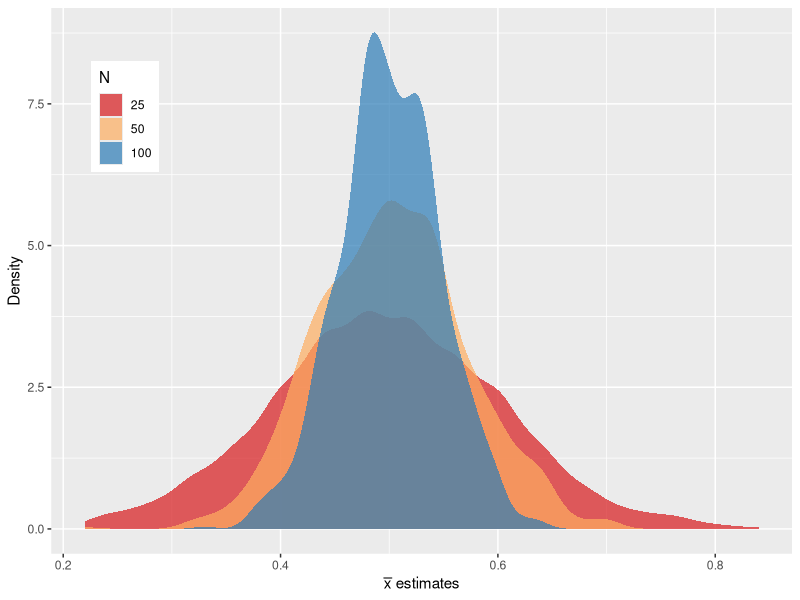
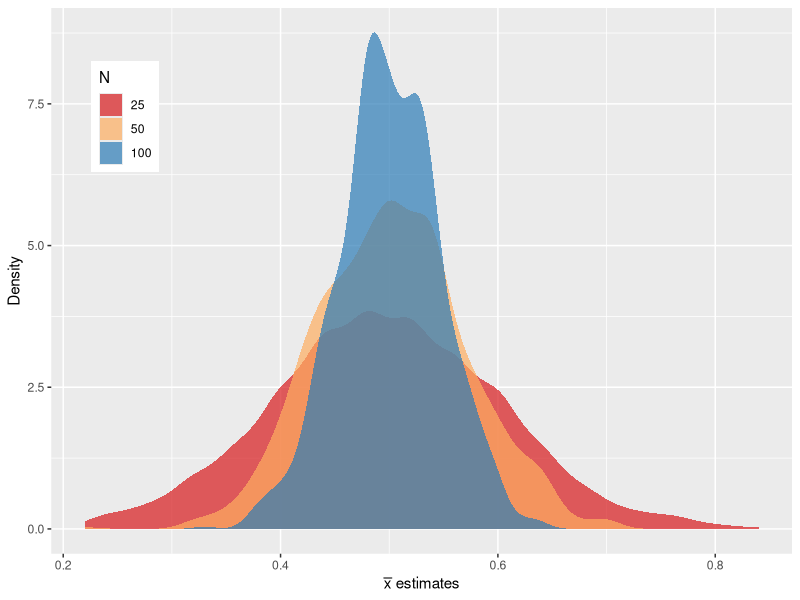

Write R code to recreate these figures, in order.

# Plot of sampling error for samples taken from population of binary genotypes

library(dplyr)
library(ggplot2)

pop <- c(rep(0, 500), rep(1, 500))

samp_ns <- c(25, 50, 100)
set.seed(9)
samp_df <- lapply(samp_ns, 
                  function(x) sapply(1:1000, function(i) mean(sample(pop, x)))) %>% 
    do.call(what = cbind, args = .) %>% 
    as_data_frame %>% 
    rename_(.dots = setNames(paste0('V', 1:3), samp_ns)) %>% 
    tidyr::gather('N', mu)

sampling_p <- samp_df %>% 
    filter(N != '5') %>% 
    mutate(N = factor(N, levels = samp_ns)) %>% 
    ggplot(aes(mu, fill = N)) +
    geom_density(color = NA, alpha = 0.7) +
    scale_fill_manual(values = c('#d7191c','#fdae61','#2c7bb6')) +
    xlab(expression(bar(x) ~ estimates)) +
    ylab('Density') +
    theme(legend.position = c(0.1, 0.8))
sampling_p
ggsave('./_paper/figs/sampling_p.pdf', sampling_p, width = 6, height = 3)

